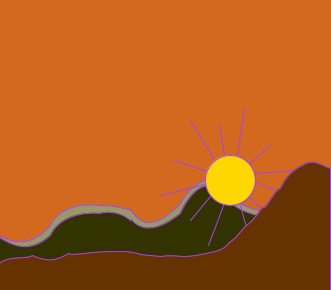
Frame 1 (no input)
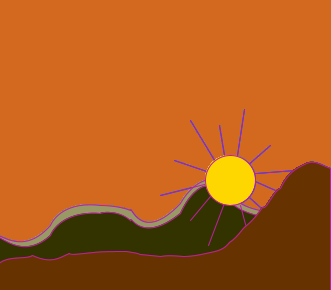
Frame 60 (the mouse pressed at the canvas centre just before this capture)
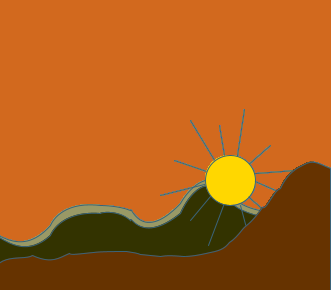
Frame 120 (the mouse held since frame 60 and released just before this capture)

The Processing sketch that drew these frames (run headless with seeded random() and noise(); from frame 60 on, the mouse is pressed at the canvas centre):

// Processing sketch: processing_68688
// ── processing_68688.pde

//Hernandez Cruz Yanahui
//Torres Torres Felipe Andres

void setup()
{
  background(210,105,30);
  size(331,290);
  smooth();
  noFill();
  frameRate(5);//entre parentesis el numero de veces que lo quiero ver por segundo
  
}
void draw()
{
  stroke(random(0,255),random(0,255),random(0,255));//aleatorio el color


beginShape();
vertex(0,300);
fill(153,153,102);
bezierVertex(-30,170,2,279,50,225);
bezierVertex(50,225,59,200,100,205);
bezierVertex(100,205,118,205,130,210);
bezierVertex(130,203,140,245,180,203);
bezierVertex(180,203,200,165,226,185);
bezierVertex(226,185,230,220,306,210);

vertex(330,330);
endShape(CLOSE);
  
  beginShape();
vertex(0,300);
fill(51,51,0);
bezierVertex(-30,170,2,279,50,235);
bezierVertex(50,235,59,210,100,213);
bezierVertex(100,212,118,209,130,220);
bezierVertex(130,213,140,245,180,213);
bezierVertex(180,213,200,165,226,195);
bezierVertex(226,195,230,220,306,220);

vertex(330,330);
endShape(CLOSE);
fill(255,215,0);
line(174,160,215,174);
line(190,120,219,168);
line(219,125,227,173);
line(244,109,234,175);
line(270,145,230,180);
line(295,170,230,175);
line(230,170,320,210);
line(220,180,160,195);
line(230,180,280,225);
line(215,190,190,220);
line(225,200,208,245);
line(240,205,248,235);
ellipse(230,180,50,50);
fill(255,102,0);


beginShape();
  strokeWeight(1);
vertex(0,330);
fill(102,51,0);
bezierVertex(-30,240,20,263,32,255);
bezierVertex(52,264,59,257,69,253);
bezierVertex(70,255,82,253,93,252);
bezierVertex(101,251,116,251,126,251);
bezierVertex(131,252,135,252,140,254);
bezierVertex(140,254,150,255,160,256);
bezierVertex(167,255,170,255,183,256);
bezierVertex(190,256,197,255,210,252);
bezierVertex(221,250,225,247,229,242);
bezierVertex(237,237,242,228,245,226);
bezierVertex(250,222,255,217,262,207);
bezierVertex(266,210,273,190,280,188);
bezierVertex(285,177,292,170,300,166);
bezierVertex(306,163,310,160,318,163);
bezierVertex(321,164,325,166,330,168);
vertex(330,330);
endShape(CLOSE);






}
